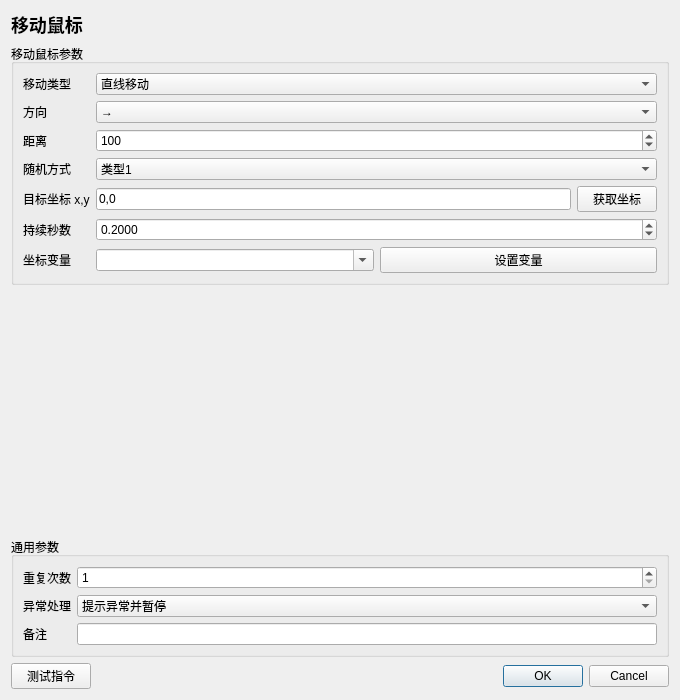
<?xml version="1.0" encoding="UTF-8"?>
<ui version="4.0"><class>InstructionEditor</class><widget class="QDialog" name="InstructionEditor">
<property name="geometry"><rect><x>0</x><y>0</y><width>680</width><height>700</height></rect></property><property name="minimumSize"><size><width>560</width><height>480</height></size></property><property name="windowTitle"><string>移动鼠标</string></property>
<layout class="QVBoxLayout" name="rootLayout">
<item><widget class="QLabel" name="titleLabel"><property name="text"><string>移动鼠标</string></property><property name="styleSheet"><string>font-size: 18px; font-weight: 600;</string></property></widget></item>
<item><widget class="QGroupBox" name="parameterGroupBox"><property name="title"><string>移动鼠标参数</string></property><layout class="QFormLayout" name="parameterFormLayout"><item row="0" column="0"><widget class="QLabel" name="parameterLabel_0"><property name="text"><string>移动类型</string></property></widget></item><item row="0" column="1"><widget class="QComboBox" name="parameter_0"><item><property name="text"><string>直线移动</string></property></item><item><property name="text"><string>随机移动</string></property></item><item><property name="text"><string>指定坐标</string></property></item><item><property name="text"><string>变量坐标</string></property></item><property name="currentIndex"><number>0</number></property></widget></item>
<item row="1" column="0"><widget class="QLabel" name="parameterLabel_1"><property name="text"><string>方向</string></property></widget></item><item row="1" column="1"><widget class="QComboBox" name="parameter_1"><item><property name="text"><string>↑</string></property></item><item><property name="text"><string>↓</string></property></item><item><property name="text"><string>←</string></property></item><item><property name="text"><string>→</string></property></item><property name="currentIndex"><number>3</number></property></widget></item>
<item row="2" column="0"><widget class="QLabel" name="parameterLabel_2"><property name="text"><string>距离</string></property></widget></item><item row="2" column="1"><widget class="QSpinBox" name="parameter_2"><property name="minimum"><number>0</number></property><property name="maximum"><number>100000</number></property><property name="value"><number>100</number></property></widget></item>
<item row="3" column="0"><widget class="QLabel" name="parameterLabel_3"><property name="text"><string>随机方式</string></property></widget></item><item row="3" column="1"><widget class="QComboBox" name="parameter_3"><item><property name="text"><string>类型1</string></property></item><item><property name="text"><string>类型2</string></property></item><property name="currentIndex"><number>0</number></property></widget></item>
<item row="4" column="0"><widget class="QLabel" name="parameterLabel_4"><property name="text"><string>目标坐标 x,y</string></property></widget></item><item row="4" column="1"><widget class="QWidget" name="parameterContainer_4" native="true"><layout class="QHBoxLayout" name="parameterLayout_4"><property name="leftMargin"><number>0</number></property><property name="topMargin"><number>0</number></property><property name="rightMargin"><number>0</number></property><property name="bottomMargin"><number>0</number></property><item><widget class="QLineEdit" name="parameter_4"><property name="text"><string>0,0</string></property></widget></item><item><widget class="QPushButton" name="auxiliary_4"><property name="text"><string>获取坐标</string></property></widget></item></layout></widget></item>
<item row="5" column="0"><widget class="QLabel" name="parameterLabel_5"><property name="text"><string>持续秒数</string></property></widget></item><item row="5" column="1"><widget class="QDoubleSpinBox" name="parameter_5"><property name="decimals"><number>4</number></property><property name="minimum"><double>0.000000</double></property><property name="maximum"><double>3600.000000</double></property><property name="value"><double>0.200000</double></property></widget></item>
<item row="6" column="0"><widget class="QLabel" name="parameterLabel_6"><property name="text"><string>坐标变量</string></property></widget></item><item row="6" column="1"><widget class="QWidget" name="parameterContainer_6" native="true"><layout class="QHBoxLayout" name="parameterLayout_6"><property name="leftMargin"><number>0</number></property><property name="topMargin"><number>0</number></property><property name="rightMargin"><number>0</number></property><property name="bottomMargin"><number>0</number></property><item><widget class="QComboBox" name="parameter_6"><property name="editable"><bool>true</bool></property><item><property name="text"><string></string></property></item></widget></item><item><widget class="QPushButton" name="auxiliary_6"><property name="text"><string>设置变量</string></property></widget></item></layout></widget></item></layout></widget></item>
<item><spacer name="verticalSpacer"><property name="orientation"><enum>Qt::Vertical</enum></property><property name="sizeHint" stdset="0"><size><width>20</width><height>20</height></size></property></spacer></item>
<item><widget class="QGroupBox" name="commonGroupBox"><property name="title"><string>通用参数</string></property><layout class="QFormLayout" name="commonFormLayout">
<item row="0" column="0"><widget class="QLabel" name="repeatLabel"><property name="text"><string>重复次数</string></property></widget></item><item row="0" column="1"><widget class="QSpinBox" name="repeatSpinBox"><property name="minimum"><number>1</number></property><property name="maximum"><number>999999</number></property><property name="value"><number>1</number></property></widget></item>
<item row="1" column="0"><widget class="QLabel" name="errorPolicyLabel"><property name="text"><string>异常处理</string></property></widget></item><item row="1" column="1"><widget class="QComboBox" name="errorPolicyComboBox"><item><property name="text"><string>自动跳过</string></property></item><item><property name="text"><string>提示异常并暂停</string></property></item><item><property name="text"><string>提示异常并停止</string></property></item><property name="currentIndex"><number>1</number></property></widget></item>
<item row="2" column="0"><widget class="QLabel" name="noteLabel"><property name="text"><string>备注</string></property></widget></item><item row="2" column="1"><widget class="QLineEdit" name="noteEdit"/></item>
</layout></widget></item>
<item><layout class="QHBoxLayout" name="footerLayout"><item><widget class="QPushButton" name="testButton"><property name="text"><string>测试指令</string></property></widget></item><item><spacer name="footerSpacer"><property name="orientation"><enum>Qt::Horizontal</enum></property><property name="sizeHint" stdset="0"><size><width>40</width><height>20</height></size></property></spacer></item><item><widget class="QDialogButtonBox" name="buttonBox"><property name="standardButtons"><set>QDialogButtonBox::Cancel|QDialogButtonBox::Ok</set></property></widget></item></layout></item>
</layout></widget><resources/><connections/></ui>
